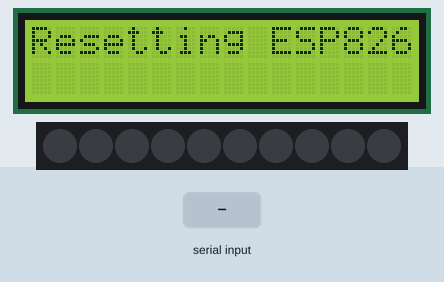
Simulated run of this sketch. Board: Arduino Uno, built with avr-gcc and run on an emulated ATmega328P. On the bench: 16×2 character LCD, 10 RGB LEDs in strip order, left to right. The inputs (shaded band) are chosen by the test bench. What the sketch prints to the serial monitor is not drawn.

Above: at 1.1 s.
At 5.2 s:
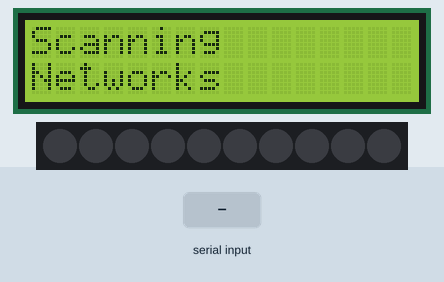
5.3 s: "No AP\n" received over Serial
At 6.7 s:
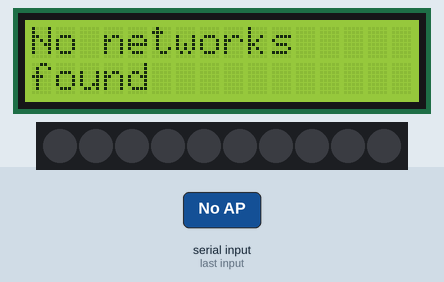
Timing chart, 0 to 8.3 s (numbered marks = the images above; inputs shaded):
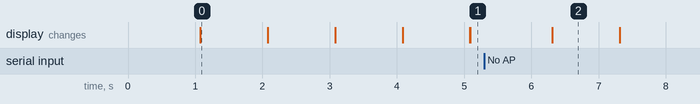

Measured:
- after the input at 5.3 s, the display: changes after 1.0 s (image 2)
- what the display in image 0 shows lasts 1.0 s, from 1.1 s to 2.1 s

The sketch:

code.ino
```cpp
#include <LiquidCrystal.h>
#include <SoftwareSerial.h>
#include <Adafruit_NeoPixel.h>

// initialize the LCD
LiquidCrystal lcd(12, 11, 5, 4, 3, 2);

// Specify the number of LEDs on the strip
const int max_Leds = 10;

// Specify the pin that is connected to the data pin of the LED strip
const int ledStripPin = A5;

Adafruit_NeoPixel strip = Adafruit_NeoPixel(max_Leds, ledStripPin, NEO_GRB + NEO_KHZ800);

void setup() {
  // set up the LCD's number of columns and rows
  lcd.begin(16, 2);

  // set up the SoftwareSerial port
  Serial.begin(9600);

  // Initialize the NeoPixel library
  strip.begin();

  // initialize the ESP8266
  lcd.clear();
  lcd.setCursor(0, 0);
  lcd.print("Initializing");
  lcd.setCursor(0, 1);
  lcd.print("ESP8266...");
  delay(1000);
  lcd.clear();
  lcd.setCursor(0, 0);
  lcd.print("Resetting ESP8266");
  Serial.println("AT+RST");
  delay(1000);
  lcd.clear();
  lcd.setCursor(0, 0);
  lcd.print("Setting CWMODE");
  Serial.println("AT+CWMODE=1");
  delay(1000);
  lcd.clear();
  lcd.setCursor(0, 0);
  lcd.print("Setting CIFSR");
  Serial.println("AT+CIFSR");
  delay(1000);
}

void loop() {
  lcd.clear();
  lcd.setCursor(0, 0);
  lcd.print("Scanning");
  lcd.setCursor(0, 1);
  lcd.print("Networks");
  // scan for networks
  Serial.println("AT+CWLAP");

  // read the response from the ESP8266
  String response = Serial.readString();


  if (response.indexOf("No AP") != -1) {
    // if no networks are found, print "No networks found" on the LCD
    lcd.clear();
    lcd.setCursor(0, 0);
    lcd.print("No networks");
    lcd.setCursor(0, 1);
    lcd.print("found");
    delay(1000); // delay 1 second between each network
  } else {
    // if networks are found, print the SSID and RSSI of each network on the LCD
    lcd.clear();
    int index = 0;
    while (index != -1) {
      // find the next SSID in the response string
      int ssidStartIndex = response.indexOf("\"", index);
      if (ssidStartIndex == -1) break;
      int ssidEndIndex = response.indexOf("\"", ssidStartIndex + 1);
      String ssid = response.substring(ssidStartIndex + 1, ssidEndIndex);

      // find the next RSSI in the response string
      int rssiStartIndex = response.indexOf(",", ssidEndIndex);
      int rssiEndIndex = response.indexOf(",", rssiStartIndex + 1);
      String rssi = response.substring(rssiStartIndex + 1, rssiEndIndex);

      if(rssi.length() == 0 || ssid.length() == 0){
        index = response.indexOf("\n", rssiEndIndex);
        continue;
      }

      int numLeds = mapRssiToNumLeds(rssi.toInt());

      // Set the first "numLeds" LEDs on the strip to green
      for (int i = 0; i < numLeds; i++) {
        strip.setPixelColor(i, (((float)(max_Leds - i))/max_Leds) * 255, (((float)i)/max_Leds) * 255, 0);
      }

      // Set the remaining LEDs on the strip to black (off)
      for (int i = numLeds; i < 10; i++) {
        strip.setPixelColor(i, 0, 0, 0);
      }

      // Show the updated pixel colors on the strip
      strip.show();

      // print the SSID and RSSI on the LCD
      lcd.clear();
      lcd.setCursor(0, 0);
      lcd.print(ssid);
      lcd.setCursor(0, 1);
      lcd.print(rssi);
      delay(1000); // delay 1 second between each network

      // set the index for the next iteration
      index = response.indexOf("\n", rssiEndIndex);
    }
  }
}

// Function to map an RSSI value to a number of LEDs
int mapRssiToNumLeds(int rssi) {
  // Set the minimum and maximum RSSI values
  // that will be used for mapping
  const int minRssi = -100;
  const int maxRssi = -50;

  // Map the RSSI value to the range 0-10
  int numLeds = map(rssi, minRssi, maxRssi, 0, 10);

  // Limit the number of LEDs to the maximum number
  // of LEDs on the strip
  numLeds = min(numLeds, 10);

  return numLeds;
}
```
